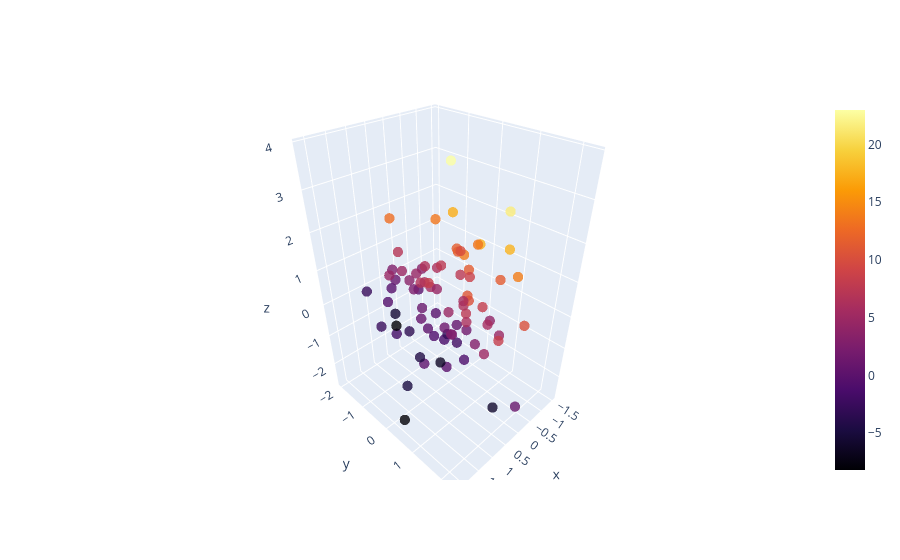

Here is the notebook cell this chart was saved with:
### Markdown cell above
# Display

### Code cell
fig = go.Figure(
    data=go.Scatter3d(
        x=features_train[:, 0],
        y=features_train[:, 1],
        z=features_train[:, 2],
        mode="markers",
        marker=dict(
            size=6,
            color=Y,
            colorscale="Inferno",
            opacity=0.8,
            showscale=True,
        ),
    )
)
fig.show()
